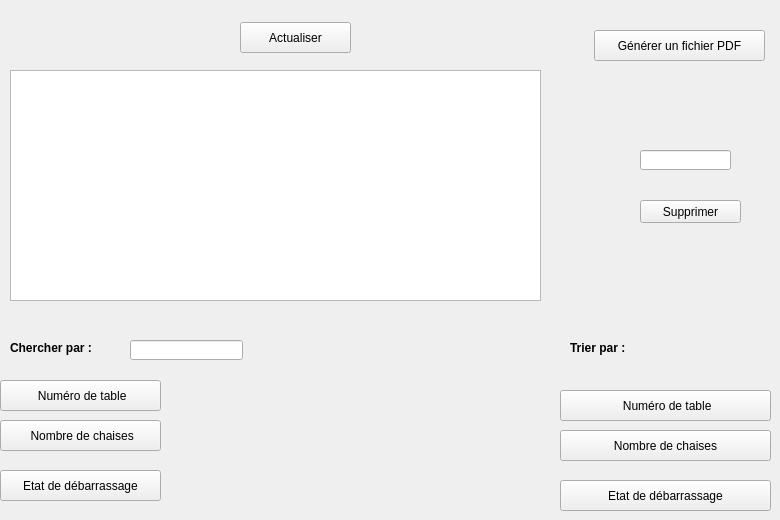
        <widget class="QWidget" name="tab_23">
         <attribute name="title">
          <string>Consulter</string>
         </attribute>
         <widget class="QTableView" name="tableView_7F">
          <property name="geometry">
           <rect>
            <x>10</x>
            <y>70</y>
            <width>531</width>
            <height>231</height>
           </rect>
          </property>
         </widget>
         <widget class="QPushButton" name="pushButton_fadwa3">
          <property name="geometry">
           <rect>
            <x>640</x>
            <y>200</y>
            <width>101</width>
            <height>23</height>
           </rect>
          </property>
          <property name="text">
           <string>Supprimer</string>
          </property>
         </widget>
         <widget class="QLineEdit" name="lineEdit_32F">
          <property name="geometry">
           <rect>
            <x>640</x>
            <y>150</y>
            <width>91</width>
            <height>20</height>
           </rect>
          </property>
         </widget>
         <widget class="QPushButton" name="pushButton_fadwa4">
          <property name="geometry">
           <rect>
            <x>560</x>
            <y>390</y>
            <width>211</width>
            <height>31</height>
           </rect>
          </property>
          <property name="text">
           <string> Numéro de table</string>
          </property>
         </widget>
         <widget class="QLabel" name="label_73">
          <property name="geometry">
           <rect>
            <x>570</x>
            <y>340</y>
            <width>91</width>
            <height>16</height>
           </rect>
          </property>
          <property name="font">
           <font>
            <weight>75</weight>
            <bold>true</bold>
           </font>
          </property>
          <property name="text">
           <string>Trier par :</string>
          </property>
         </widget>
         <widget class="QPushButton" name="pushButton_fadwa5">
          <property name="geometry">
           <rect>
            <x>560</x>
            <y>430</y>
            <width>211</width>
            <height>31</height>
           </rect>
          </property>
          <property name="text">
           <string>Nombre de chaises</string>
          </property>
         </widget>
         <widget class="QPushButton" name="pushButton_fadwa6">
          <property name="geometry">
           <rect>
            <x>0</x>
            <y>380</y>
            <width>161</width>
            <height>31</height>
           </rect>
          </property>
          <property name="text">
           <string> Numéro de table</string>
          </property>
         </widget>
         <widget class="QLineEdit" name="findF">
          <property name="geometry">
           <rect>
            <x>130</x>
            <y>340</y>
            <width>113</width>
            <height>20</height>
           </rect>
          </property>
         </widget>
         <widget class="QPushButton" name="pushButton_fadwa42">
          <property name="geometry">
           <rect>
            <x>0</x>
            <y>420</y>
            <width>161</width>
            <height>31</height>
           </rect>
          </property>
          <property name="text">
           <string> Nombre de chaises</string>
          </property>
         </widget>
         <widget class="QLabel" name="label_80">
          <property name="geometry">
           <rect>
            <x>10</x>
            <y>340</y>
            <width>81</width>
            <height>16</height>
           </rect>
          </property>
          <property name="font">
           <font>
            <weight>75</weight>
            <bold>true</bold>
           </font>
          </property>
          <property name="text">
           <string>Chercher par :</string>
          </property>
         </widget>
         <widget class="QPushButton" name="pushButton_fadwa44">
          <property name="geometry">
           <rect>
            <x>240</x>
            <y>22</y>
            <width>111</width>
            <height>31</height>
           </rect>
          </property>
          <property name="text">
           <string>Actualiser</string>
          </property>
         </widget>
         <widget class="QPushButton" name="pushButton_DB">
          <property name="geometry">
           <rect>
            <x>0</x>
            <y>470</y>
            <width>161</width>
            <height>31</height>
           </rect>
          </property>
          <property name="text">
           <string>Etat de débarrassage</string>
          </property>
         </widget>
         <widget class="QPushButton" name="pushButton_deb1">
          <property name="geometry">
           <rect>
            <x>560</x>
            <y>480</y>
            <width>211</width>
            <height>31</height>
           </rect>
          </property>
          <property name="text">
           <string>Etat de débarrassage</string>
          </property>
         </widget>
         <widget class="QPushButton" name="pushButton_pdfFADWA">
          <property name="geometry">
           <rect>
            <x>594</x>
            <y>30</y>
            <width>171</width>
            <height>31</height>
           </rect>
          </property>
          <property name="text">
           <string>Générer un fichier PDF</string>
          </property>
         </widget>
         <zorder>pushButton_fadwa44</zorder>
         <zorder>tableView_7F</zorder>
         <zorder>pushButton_fadwa3</zorder>
         <zorder>lineEdit_32F</zorder>
         <zorder>pushButton_fadwa4</zorder>
         <zorder>label_73</zorder>
         <zorder>pushButton_fadwa5</zorder>
         <zorder>pushButton_fadwa6</zorder>
         <zorder>findF</zorder>
         <zorder>pushButton_fadwa42</zorder>
         <zorder>label_80</zorder>
         <zorder>pushButton_DB</zorder>
         <zorder>pushButton_deb1</zorder>
         <zorder>pushButton_pdfFADWA</zorder>
        </widget>
